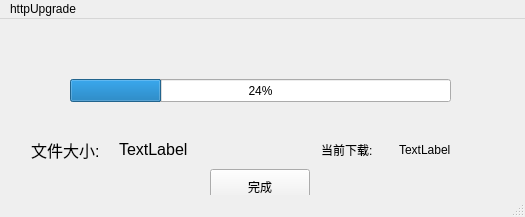
<?xml version="1.0" encoding="UTF-8"?>
<ui version="4.0">
 <class>MainWindow</class>
 <widget class="QMainWindow" name="MainWindow">
  <property name="geometry">
   <rect>
    <x>0</x>
    <y>0</y>
    <width>525</width>
    <height>217</height>
   </rect>
  </property>
  <property name="windowTitle">
   <string>MainWindow</string>
  </property>
  <widget class="QWidget" name="centralWidget">
   <widget class="QProgressBar" name="progressBar">
    <property name="geometry">
     <rect>
      <x>70</x>
      <y>60</y>
      <width>381</width>
      <height>23</height>
     </rect>
    </property>
    <property name="value">
     <number>24</number>
    </property>
   </widget>
   <widget class="QPushButton" name="pushButton">
    <property name="geometry">
     <rect>
      <x>210</x>
      <y>150</y>
      <width>100</width>
      <height>35</height>
     </rect>
    </property>
    <property name="text">
     <string>完成</string>
    </property>
   </widget>
   <widget class="QWidget" name="horizontalLayoutWidget">
    <property name="geometry">
     <rect>
      <x>20</x>
      <y>110</y>
      <width>191</width>
      <height>41</height>
     </rect>
    </property>
    <layout class="QHBoxLayout" name="horizontalLayout">
     <item>
      <widget class="QLabel" name="fileSizeTitle">
       <property name="font">
        <font>
         <pointsize>12</pointsize>
        </font>
       </property>
       <property name="text">
        <string>文件大小:</string>
       </property>
      </widget>
     </item>
     <item>
      <widget class="QLabel" name="fileSizeValue">
       <property name="font">
        <font>
         <pointsize>12</pointsize>
        </font>
       </property>
       <property name="text">
        <string>TextLabel</string>
       </property>
      </widget>
     </item>
    </layout>
   </widget>
   <widget class="QWidget" name="horizontalLayoutWidget_2">
    <property name="geometry">
     <rect>
      <x>310</x>
      <y>110</y>
      <width>171</width>
      <height>41</height>
     </rect>
    </property>
    <layout class="QHBoxLayout" name="horizontalLayout_2">
     <item>
      <widget class="QLabel" name="fileReceived">
       <property name="text">
        <string>当前下载:</string>
       </property>
      </widget>
     </item>
     <item>
      <widget class="QLabel" name="fileReceicedSize">
       <property name="text">
        <string>TextLabel</string>
       </property>
      </widget>
     </item>
    </layout>
   </widget>
  </widget>
  <widget class="QMenuBar" name="menuBar">
   <property name="geometry">
    <rect>
     <x>0</x>
     <y>0</y>
     <width>525</width>
     <height>28</height>
    </rect>
   </property>
   <widget class="QMenu" name="menuhttpUpgrade">
    <property name="title">
     <string>httpUpgrade</string>
    </property>
   </widget>
   <addaction name="menuhttpUpgrade"/>
  </widget>
  <widget class="QStatusBar" name="statusBar"/>
 </widget>
 <layoutdefault spacing="6" margin="11"/>
 <resources/>
 <connections/>
</ui>
